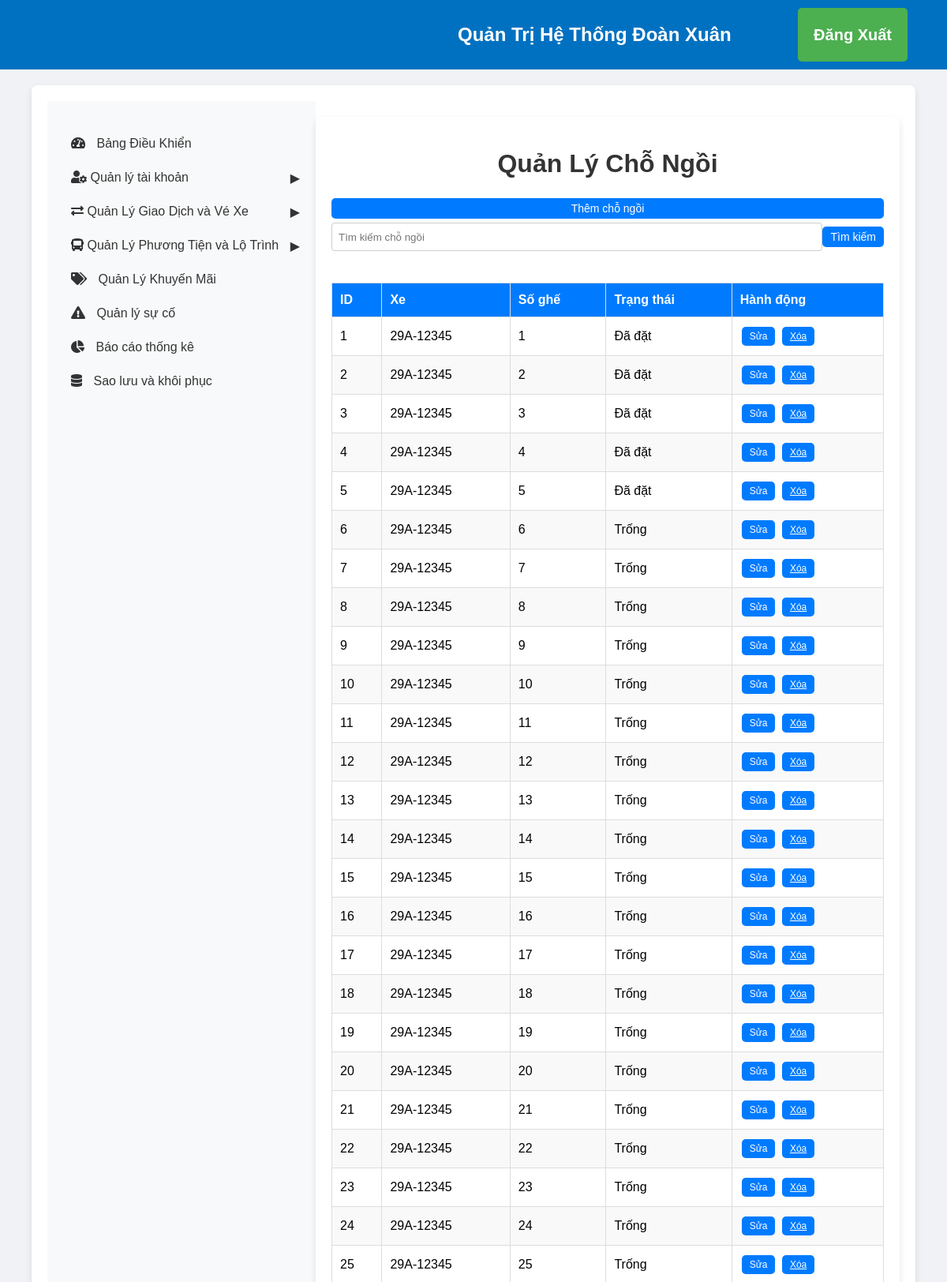
The app's page /admin/seats.php (signed in, upper part) with its own data.
### tables this page shows
CREATE TABLE `chongoi` (
  `ChoNgoiID` int(11) NOT NULL,
  `MaChoNgoi` varchar(20) NOT NULL,
  `XeID` int(11) DEFAULT NULL,
  `SoGhe` varchar(10) DEFAULT NULL,
  `TrangThai` varchar(50) DEFAULT NULL,
  PRIMARY KEY (`ChoNgoiID`),
  KEY `XeID` (`XeID`),
  CONSTRAINT `chongoi_ibfk_1` FOREIGN KEY (`XeID`) REFERENCES `xe` (`XeID`)
);

CREATE TABLE `xe` (
  `XeID` int(11) NOT NULL,
  `MaXe` varchar(20) NOT NULL,
  `LoaiXe` varchar(100) DEFAULT NULL,
  `BienSo` varchar(50) DEFAULT NULL,
  `SucChua` varchar(50) DEFAULT NULL,
  `TrangThai` varchar(50) DEFAULT NULL,
  `GhiChu` varchar(255) DEFAULT NULL,
  `NhanVienID` int(11) DEFAULT NULL,
  PRIMARY KEY (`XeID`),
  KEY `NhanVienID` (`NhanVienID`),
  CONSTRAINT `xe_ibfk_1` FOREIGN KEY (`NhanVienID`) REFERENCES `nhanvien` (`NhanVienID`)
);

### admin/seats.php (the view, shortened to what this page needs)
<link rel="stylesheet" href="css_admin/admin_styles.css">
<?php
require '../config.php';
require 'includes_admin/admin_header.php';
require 'includes_admin/admin_sidebar.php';
$searchQuery = "";
if (isset($_POST['search'])) {
    $searchQuery = $_POST['searchQuery'];
    $sql = "SELECT * FROM ChoNgoi WHERE SoGhe LIKE ?";
    $stmt = $conn->prepare($sql);
    $searchTerm = "%" . $searchQuery . "%";
    $stmt->bind_param('s', $searchTerm);
} else {
    $sql = "SELECT * FROM ChoNgoi";
    $stmt = $conn->prepare($sql);
}
$stmt->execute();
$result = $stmt->get_result();
$sqlXe = "SELECT * FROM Xe";
$resultXe = $conn->query($sqlXe);
$xeOptions = [];
while ($row = $resultXe->fetch_assoc()) {
    $xeOptions[] = $row;
}
?>
<div class="main-content container mt-4">
    <h1>Quản Lý Chỗ Ngồi</h1>
    <button id="showAddSeatForm" class="custom-button">Thêm chỗ ngồi</button>
    <form method="POST" action="seats.php" class="form-inline">
        <input type="text" name="searchQuery" placeholder="Tìm kiếm chỗ ngồi" class="form-control" value="<?= $searchQuery ?>">
        <button type="submit" name="search" class="custom-button">Tìm kiếm</button>
    </form>
    <table class="custom-table">
        <thead>
            <tr>
                <th>ID</th>
                <th>Xe</th>
                <th>Số ghế</th>
                <th>Trạng thái</th>
                <th>Hành động</th>
            </tr>
        </thead>
        <tbody>
            <?php while ($row = $result->fetch_assoc()): ?>
            <tr data-id="<?= $row['ChoNgoiID'] ?>">
                <td><?= $row['ChoNgoiID'] ?></td>
                <td class="editable" data-field="XeID"><?= $xeOptions[array_search($row['XeID'], array_column($xeOptions, 'XeID'))]['BienSo'] ?></td>
                <td class="editable" data-field="SoGhe"><?= $row['SoGhe'] ?></td>
                <td class="editable" data-field="TrangThai"><?= $row['TrangThai'] ?></td>
                <td>
                    <button class="edit-button small-button custom-button">Sửa</button>
                    <a href="seats.php?delete=<?= $row['ChoNgoiID'] ?>" onclick="return confirm('Bạn có chắc chắn muốn xóa?')" class="small-button custom-button">Xóa</a>
                </td>
            </tr>
            <?php endwhile; ?>
        </tbody>
    </table>
</div>
<?php
require 'includes_admin/admin_footer.php';
?>

### admin/css_admin/admin_styles.css (style rules this page uses)
body { font-family: Arial, sans-serif; margin: 0; padding: 0; }
.container { display: flex; flex: 1; margin-right: 0px; margin-left: 0px; width: 1500px; }
table { width: 100%; border-collapse: collapse; }
table, th, td { border: 1px solid #ddd; padding: 8px; }
table th { background-color: #f2f2f2; }
.main-content { flex: 1; margin-left: 10px; background-color: #fff; display: flex; flex-direction: column; width: 2000px; }
body { font-family: 'Arial', sans-serif; }

### admin/seats.php (style rules this page uses)
body { font-family: 'Arial', sans-serif; background-color: #f0f2f5; margin: 0; padding: 0; }
.container { width: 90%; max-width: 1400px; margin: 20px auto; padding: 20px; background-color: #ffffff; border-radius: 8px; box-shadow: 0 4px 8px rgba(0, 0, 0, 0.1); }
h1 { text-align: center; color: #333; margin-bottom: 20px; }
.custom-button { background-color: #007bff; color: #fff; border: none; padding: 5px 10px; cursor: pointer; border-radius: 5px; text-align: center; display: inline-block; margin: 5px 0; transition: background-color 0.3s, transform 0.3s; font-size: 14px; }
.form-inline { display: flex; justify-content: center; margin-bottom: 20px; }
.form-inline input[type="text"] { flex: 1; padding: 8px; border: 1px solid #ccc; border-radius: 4px; box-sizing: border-box; transition: border-color 0.3s; }
.custom-table { width: 100%; border-collapse: collapse; margin-top: 20px; }
.custom-table th, .custom-table td { border: 1px solid #ddd; padding: 10px; text-align: left; transition: background-color 0.3s; }
.custom-table th { background-color: #f4f4f4; color: #333; }
.custom-table tr:nth-child(even) { background-color: #f9f9f9; }
.custom-table th { padding-top: 12px; padding-bottom: 12px; background-color: #007bff; color: white; }
.small-button { padding: 5px 10px; font-size: 12px; margin: 2px; }

### records on screen
chongoi: ChoNgoiID "1", XeID.BienSo "29A-12345", SoGhe "1", TrangThai "Đã đặt"
chongoi: ChoNgoiID "2", XeID.BienSo "29A-12345", SoGhe "2", TrangThai "Đã đặt"
chongoi: ChoNgoiID "3", XeID.BienSo "29A-12345", SoGhe "3", TrangThai "Đã đặt"
chongoi: ChoNgoiID "4", XeID.BienSo "29A-12345", SoGhe "4", TrangThai "Đã đặt"
chongoi: ChoNgoiID "5", XeID.BienSo "29A-12345", SoGhe "5", TrangThai "Đã đặt"
chongoi: ChoNgoiID "6", XeID.BienSo "29A-12345", SoGhe "6", TrangThai "Trống"
chongoi: ChoNgoiID "7", XeID.BienSo "29A-12345", SoGhe "7", TrangThai "Trống"
chongoi: ChoNgoiID "8", XeID.BienSo "29A-12345", SoGhe "8", TrangThai "Trống"
chongoi: ChoNgoiID "9", XeID.BienSo "29A-12345", SoGhe "9", TrangThai "Trống"
chongoi: ChoNgoiID "10", XeID.BienSo "29A-12345", SoGhe "10", TrangThai "Trống"
chongoi: ChoNgoiID "11", XeID.BienSo "29A-12345", SoGhe "11", TrangThai "Trống"
chongoi: ChoNgoiID "12", XeID.BienSo "29A-12345", SoGhe "12", TrangThai "Trống"
chongoi: ChoNgoiID "13", XeID.BienSo "29A-12345", SoGhe "13", TrangThai "Trống"
chongoi: ChoNgoiID "14", XeID.BienSo "29A-12345", SoGhe "14", TrangThai "Trống"
chongoi: ChoNgoiID "15", XeID.BienSo "29A-12345", SoGhe "15", TrangThai "Trống"
chongoi: ChoNgoiID "16", XeID.BienSo "29A-12345", SoGhe "16", TrangThai "Trống"
chongoi: ChoNgoiID "17", XeID.BienSo "29A-12345", SoGhe "17", TrangThai "Trống"
chongoi: ChoNgoiID "18", XeID.BienSo "29A-12345", SoGhe "18", TrangThai "Trống"
chongoi: ChoNgoiID "19", XeID.BienSo "29A-12345", SoGhe "19", TrangThai "Trống"
chongoi: ChoNgoiID "20", XeID.BienSo "29A-12345", SoGhe "20", TrangThai "Trống"
chongoi: ChoNgoiID "21", XeID.BienSo "29A-12345", SoGhe "21", TrangThai "Trống"
chongoi: ChoNgoiID "22", XeID.BienSo "29A-12345", SoGhe "22", TrangThai "Trống"
chongoi: ChoNgoiID "23", XeID.BienSo "29A-12345", SoGhe "23", TrangThai "Trống"
chongoi: ChoNgoiID "24", XeID.BienSo "29A-12345", SoGhe "24", TrangThai "Trống"
chongoi: ChoNgoiID "25", XeID.BienSo "29A-12345", SoGhe "25", TrangThai "Trống"
